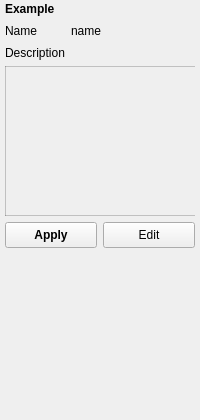
<?xml version="1.0" encoding="UTF-8"?>
<ui version="4.0">
 <class>Form</class>
 <widget class="QWidget" name="Form">
  <property name="geometry">
   <rect>
    <x>0</x>
    <y>0</y>
    <width>200</width>
    <height>420</height>
   </rect>
  </property>
  <property name="sizePolicy">
   <sizepolicy hsizetype="MinimumExpanding" vsizetype="Preferred">
    <horstretch>0</horstretch>
    <verstretch>0</verstretch>
   </sizepolicy>
  </property>
  <property name="minimumSize">
   <size>
    <width>200</width>
    <height>350</height>
   </size>
  </property>
  <property name="maximumSize">
   <size>
    <width>300</width>
    <height>16777215</height>
   </size>
  </property>
  <property name="windowTitle">
   <string>Form</string>
  </property>
  <property name="statusTip">
   <string>This is example test </string>
  </property>
  <property name="styleSheet">
   <string notr="true">QLineEdit, QPlainTextEdit, QToolButton {
color: rgb(100, 100, 100);
border: 1px solid rgb(0, 0, 0, 50);
background-color: rgb(255, 255, 255, 0);
}</string>
  </property>
  <layout class="QVBoxLayout" name="verticalLayout">
   <property name="spacing">
    <number>4</number>
   </property>
   <property name="leftMargin">
    <number>5</number>
   </property>
   <property name="topMargin">
    <number>2</number>
   </property>
   <property name="rightMargin">
    <number>5</number>
   </property>
   <property name="bottomMargin">
    <number>2</number>
   </property>
   <item>
    <widget class="QLabel" name="title">
     <property name="font">
      <font>
       <weight>75</weight>
       <bold>true</bold>
      </font>
     </property>
     <property name="text">
      <string>Example</string>
     </property>
    </widget>
   </item>
   <item>
    <layout class="QHBoxLayout" name="horizontalLayout">
     <property name="spacing">
      <number>6</number>
     </property>
     <item>
      <widget class="QLabel" name="label">
       <property name="minimumSize">
        <size>
         <width>60</width>
         <height>0</height>
        </size>
       </property>
       <property name="maximumSize">
        <size>
         <width>60</width>
         <height>16777215</height>
        </size>
       </property>
       <property name="text">
        <string>Name</string>
       </property>
      </widget>
     </item>
     <item>
      <widget class="QLabel" name="name">
       <property name="minimumSize">
        <size>
         <width>0</width>
         <height>22</height>
        </size>
       </property>
       <property name="statusTip">
        <string>Name of item</string>
       </property>
       <property name="text">
        <string>name</string>
       </property>
      </widget>
     </item>
    </layout>
   </item>
   <item>
    <widget class="QFrame" name="frame_5">
     <property name="minimumSize">
      <size>
       <width>0</width>
       <height>0</height>
      </size>
     </property>
     <property name="maximumSize">
      <size>
       <width>16777215</width>
       <height>16777215</height>
      </size>
     </property>
     <property name="frameShape">
      <enum>QFrame::NoFrame</enum>
     </property>
     <property name="frameShadow">
      <enum>QFrame::Plain</enum>
     </property>
     <layout class="QVBoxLayout" name="verticalLayout_8">
      <property name="margin">
       <number>0</number>
      </property>
      <item>
       <widget class="QLabel" name="label_2">
        <property name="text">
         <string>Description</string>
        </property>
       </widget>
      </item>
      <item>
       <widget class="QPlainTextEdit" name="description">
        <property name="enabled">
         <bool>false</bool>
        </property>
        <property name="sizePolicy">
         <sizepolicy hsizetype="Preferred" vsizetype="MinimumExpanding">
          <horstretch>0</horstretch>
          <verstretch>0</verstretch>
         </sizepolicy>
        </property>
        <property name="minimumSize">
         <size>
          <width>200</width>
          <height>50</height>
         </size>
        </property>
        <property name="maximumSize">
         <size>
          <width>16777215</width>
          <height>150</height>
         </size>
        </property>
        <property name="styleSheet">
         <string notr="true">
QLineEdit, QPlainTextEdit, QToolButton {
color: rgb(100, 100, 100);
border: 1px solid rgb(0, 0, 0, 50);
background-color: rgb(255, 255, 255, 0);
}</string>
        </property>
        <property name="plainText">
         <string/>
        </property>
       </widget>
      </item>
      <item>
       <layout class="QHBoxLayout" name="horizontalLayout_3">
        <property name="topMargin">
         <number>0</number>
        </property>
        <item>
         <widget class="QPushButton" name="applyButton">
          <property name="sizePolicy">
           <sizepolicy hsizetype="Preferred" vsizetype="Fixed">
            <horstretch>0</horstretch>
            <verstretch>0</verstretch>
           </sizepolicy>
          </property>
          <property name="minimumSize">
           <size>
            <width>0</width>
            <height>26</height>
           </size>
          </property>
          <property name="font">
           <font>
            <weight>75</weight>
            <bold>true</bold>
           </font>
          </property>
          <property name="toolTip">
           <string/>
          </property>
          <property name="styleSheet">
           <string notr="true"/>
          </property>
          <property name="text">
           <string>Apply</string>
          </property>
         </widget>
        </item>
        <item>
         <widget class="QPushButton" name="editButton">
          <property name="minimumSize">
           <size>
            <width>0</width>
            <height>26</height>
           </size>
          </property>
          <property name="text">
           <string>Edit</string>
          </property>
         </widget>
        </item>
       </layout>
      </item>
      <item>
       <spacer name="verticalSpacer">
        <property name="orientation">
         <enum>Qt::Vertical</enum>
        </property>
        <property name="sizeType">
         <enum>QSizePolicy::Expanding</enum>
        </property>
        <property name="sizeHint" stdset="0">
         <size>
          <width>20</width>
          <height>40</height>
         </size>
        </property>
       </spacer>
      </item>
     </layout>
    </widget>
   </item>
  </layout>
 </widget>
 <resources/>
 <connections>
  <connection>
   <sender>applyButton</sender>
   <signal>clicked()</signal>
   <receiver>Form</receiver>
   <slot>apply()</slot>
   <hints>
    <hint type="sourcelabel">
     <x>51</x>
     <y>442</y>
    </hint>
    <hint type="destinationlabel">
     <x>116</x>
     <y>353</y>
    </hint>
   </hints>
  </connection>
  <connection>
   <sender>editButton</sender>
   <signal>clicked()</signal>
   <receiver>Form</receiver>
   <slot>edit()</slot>
   <hints>
    <hint type="sourcelabel">
     <x>148</x>
     <y>235</y>
    </hint>
    <hint type="destinationlabel">
     <x>99</x>
     <y>209</y>
    </hint>
   </hints>
  </connection>
 </connections>
 <slots>
  <slot>snapshot()</slot>
  <slot>apply()</slot>
  <slot>edit()</slot>
 </slots>
</ui>
